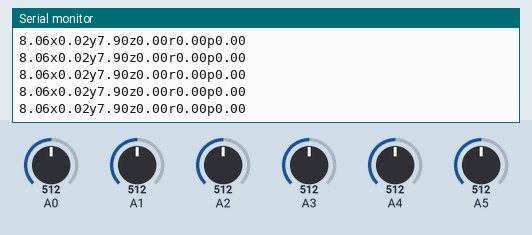
This sketch was run on a simulated Arduino Uno, built with avr-gcc and run on an emulated ATmega328P. On the bench: the last lines printed to the serial monitor. The inputs (shaded band) are chosen by the test bench; at power-on: A0 = 512, A1 = 512, A2 = 512, A3 = 512, A4 = 512, A5 = 512.

Above: at 1.2 s.
1.3 s: A0 set to 499
At 2.4 s:
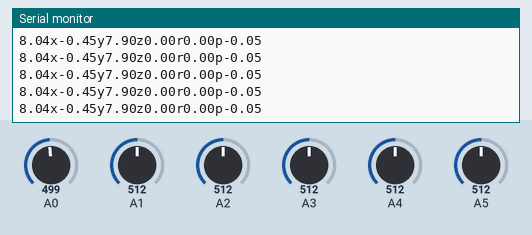
4.3 s: A1 set to 557
At 5.2 s:
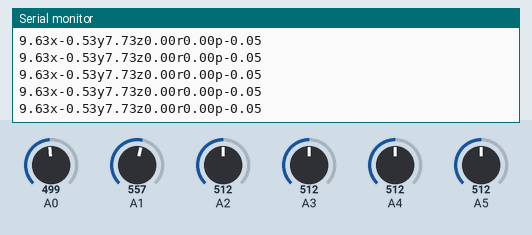
5.8 s: A1 set to 585
At 6.5 s:
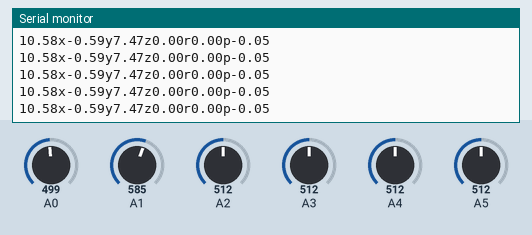
7.3 s: A2 set to 581
At 8.1 s:
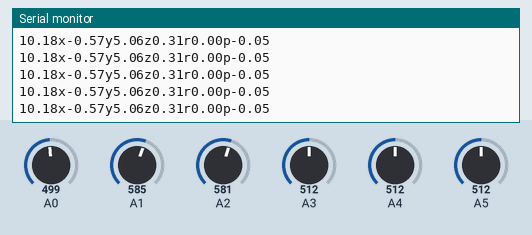
10.3 s: A2 set to 615
At 11.3 s:
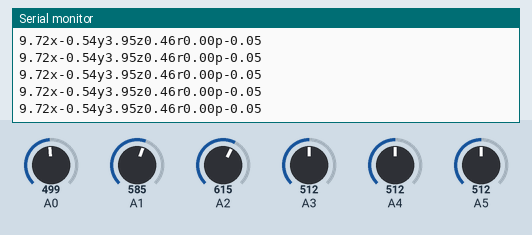
Timing chart, 0 to 13.3 s (numbered marks = the images above; inputs shaded):
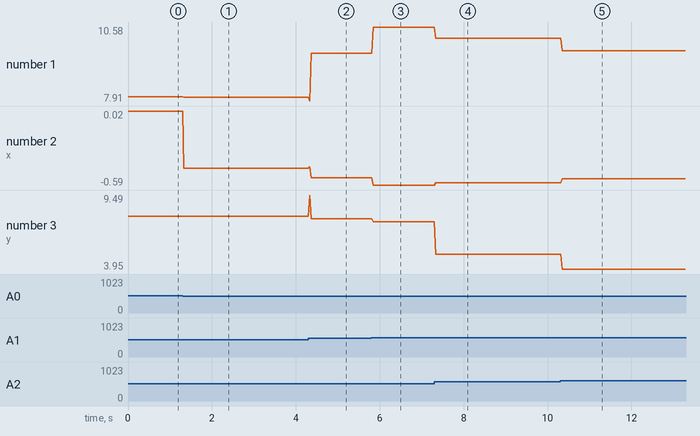

Measured:
- after the input at 1.3 s, the serial monitor: prints a new line at once (image 1)
- after the input at 4.3 s, the serial monitor: prints a new line at once (image 2)
- after the input at 5.8 s, the serial monitor: prints a new line at once (image 3)
- after the input at 7.3 s, the serial monitor: prints a new line at once (image 4)
- after the input at 10.3 s, the serial monitor: prints a new line after 0.05 s (image 5)
- plotted number 1: 8.06 → 8.04 after the input at 1.3 s, 8.04 → 9.63 after the input at 4.3 s, 9.63 → 10.58 after the input at 5.8 s, 10.58 → 10.18 after the input at 7.3 s, 10.18 → 9.72 after the input at 10.3 s
- plotted number 2: 0.02 → -0.45 after the input at 1.3 s, -0.45 → -0.53 after the input at 4.3 s, -0.53 → -0.59 after the input at 5.8 s, -0.59 → -0.57 after the input at 7.3 s, -0.57 → -0.54 after the input at 10.3 s
- plotted number 3: 7.9 → 7.73 after the input at 4.3 s, 7.73 → 7.47 after the input at 5.8 s, 7.47 → 5.06 after the input at 7.3 s, 5.06 → 3.95 after the input at 10.3 s

The sketch:

arduTest2.ino
```cpp
struct xyz
{
  double x, y, z, r, p ,w;
};

float q1 = 0,q2 = 0, q3 = 0, q4 = 0, q5 = 0, q6 = 0;
float pi = 3.1516;
xyz   posicion;

void setup() {
  Serial.begin(9600);
  q1 = map2(analogRead(A0), 0, 1023, -2.269, 2.269); // -130º to 130º en rad
  q2 = map2(analogRead(A1), 0, 1023, -2.269, 2.269);
  q3 = map2((analogRead(A2)-analogRead(A1)), -512, 512, -2, 2);
  q4 = map2(analogRead(A3), 0, 1023, -2.269, 2.269);
  q5 = map2(analogRead(A4), 0, 1023, -2.269, 2.269);
  q6 = map2(analogRead(A5), 0, 1023, -2.269, 2.269);
  pinMode(2,INPUT);
  pinMode(3,INPUT);
  pinMode(4,INPUT);
  pinMode(5,INPUT);
}

void loop() {
  map2Data();
  posicion = finalPosition(q1, q2, q3, q4, q5, q6);
  rawPos();
}

xyz finalPosition(float ang1, float ang2, float ang3, float ang4, float ang5, float ang6)
{
  double r33,r32,r31,r21,r11;
  xyz pos;
  pos.x          = -8*cos(ang1)*(cos(ang2+pi/2)+cos(ang2+ang3+pi));
  pos.y          = -8*sin(ang1)*(cos(ang2+pi/2)+cos(ang2+ang3+pi));
  pos.z          = 8*(sin(ang2+pi/2)+sin(ang2+ang3+pi));
  r31            = - cos(ang6)*(cos(ang5)*(cos(ang2)*sin(ang3) + cos(ang3)*sin(ang2)) - cos(ang4)*sin(ang5)*(sin(ang2)*sin(ang3) - cos(ang2)*cos(ang3))) - sin(ang4)*sin(ang6)*(sin(ang2)*sin(ang3) - cos(ang2)*cos(ang3));
  r32            = sin(ang6)*(cos(ang5)*(cos(ang2)*sin(ang3) + cos(ang3)*sin(ang2)) - cos(ang4)*sin(ang5)*(sin(ang2)*sin(ang3) - cos(ang2)*cos(ang3))) - cos(ang6)*sin(ang4)*(sin(ang2)*sin(ang3) - cos(ang2)*cos(ang3));
  r33            = - sin(ang5)*(cos(ang2)*sin(ang3) + cos(ang3)*sin(ang2)) - cos(ang4)*cos(ang5)*(sin(ang2)*sin(ang3) - cos(ang2)*cos(ang3));
  r21            = cos(ang6)*(cos(ang5)*(cos(ang2)*cos(ang3)*sin(ang1) - sin(ang1)*sin(ang2)*sin(ang3)) - sin(ang5)*(cos(ang4)*(cos(ang2)*sin(ang1)*sin(ang3) + cos(ang3)*sin(ang1)*sin(ang2)) + cos(ang1)*sin(ang4))) + sin(ang6)*(sin(ang4)*(cos(ang2)*sin(ang1)*sin(ang3) + cos(ang3)*sin(ang1)*sin(ang2)) + cos(ang1)*cos(ang4));
  r11            = cos(ang6)*(sin(ang5)*(sin(ang1)*sin(ang4) - cos(ang4)*(cos(ang1)*cos(ang2)*sin(ang3) + cos(ang1)*cos(ang3)*sin(ang2))) + cos(ang5)*(cos(ang1)*cos(ang2)*cos(ang3) - cos(ang1)*sin(ang2)*sin(ang3))) + sin(ang6)*(sin(ang4)*(cos(ang1)*cos(ang2)*sin(ang3) + cos(ang1)*cos(ang3)*sin(ang2)) - cos(ang4)*sin(ang1));
  pos.r          = -asin(r31);
  pos.p          = atan2(r32,r33);
  pos.w          = atan2(r21,r11);
  return pos;
}

void rawPos()
{
  Serial.flush();
  Serial.print(String(posicion.x));
  Serial.print("x");
  Serial.print(String(posicion.y));
  Serial.print("y");
  Serial.print(String(posicion.z));
  Serial.print("z");
  Serial.print(String(posicion.r));
  Serial.print("r");
  Serial.print(String(posicion.p));
  Serial.print("p");
  Serial.println(String(posicion.w));
  delay(5);
}

void map2Data()
{
  q1 = map2(analogRead(A0), 0, 1023, -2.269, 2.269);
  q2 = map2(analogRead(A1), 0, 1023, -2.269, 2.269);
  q3 = map2((analogRead(A2)-analogRead(A1)), -512, 512, -2.269, 2.269);
  q4 = map2(analogRead(A3), 0, 1023, -2.269, 2.269);
  q5 = map2(analogRead(A4), 0, 1023, -2.269, 2.269);
  q6 = map2(analogRead(A5), 0, 1023, -2.269, 2.269);
}

float map2(float x, float in_min, float in_max, float out_min, float out_max)
{
  float mapeo = (x - in_min) * (out_max - out_min) / (in_max - in_min) + out_min;
  if(mapeo >  pi*.9/2)  pi*.9/2;
  if(mapeo < -pi*.9/2) -pi*.9/2;
  return mapeo;
}
```
